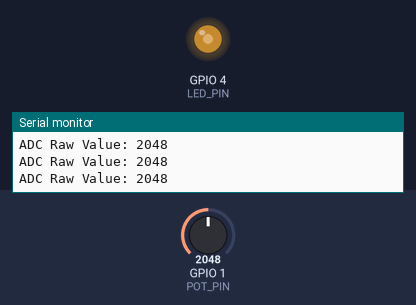
Bench run of a sketch on a simulated ESP32. On the bench: output pins drawn as LEDs (lit = HIGH), the last lines printed to the serial monitor. The inputs (shaded band) are chosen by the test bench; at power-on: GPIO 1 (POT_PIN) = 2048.

Above: at 1.2 s.
1.3 s: GPIO 1 (POT_PIN) set to 2866
At 2.4 s:
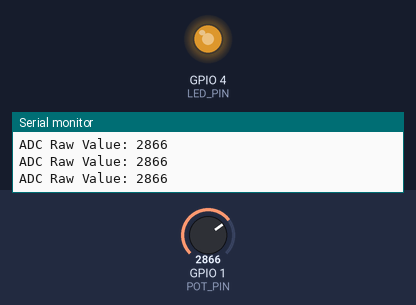
2.8 s: GPIO 1 (POT_PIN) set to 3603
At 3.5 s:
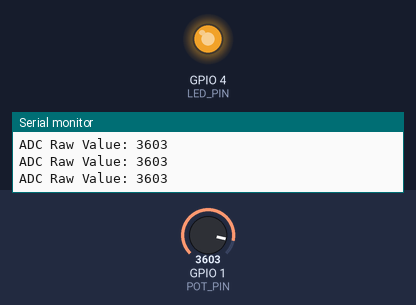
4.3 s: GPIO 1 (POT_PIN) set to 491
At 4.6 s:
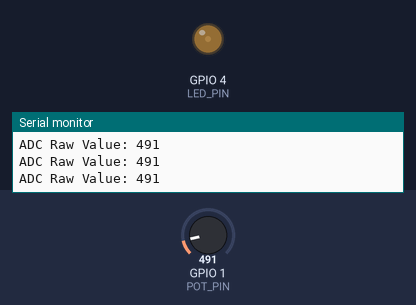
5.8 s: GPIO 1 (POT_PIN) set to 0
At 7.2 s:
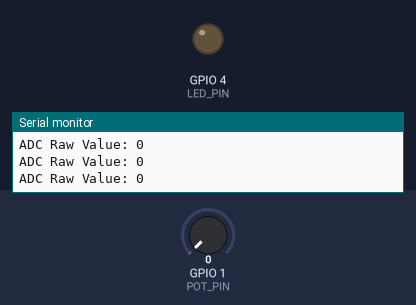
Timing chart, 0 to 8.3 s (numbered marks = the images above; inputs shaded):
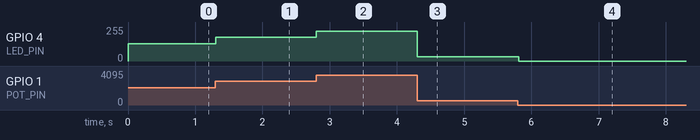

The sketch:

Fading_LED_By_ADC.ino
```cpp
#define LED_PIN  4
#define POT_PIN  1
const int freq = 5000;
const int resolution = 12;
const int ledChannel = 1;

void setup() {
  Serial.begin(115200);
  ledcAttach(LED_PIN, freq, resolution);
}
void loop() {
  int potValue = analogRead(POT_PIN);
  Serial.print("ADC Raw Value: ");
  Serial.println(potValue);
  ledcWrite(LED_PIN, potValue);
  delay(10);
}
```

Measured:
- after the input at 1.3 s, GPIO 4 (LED_PIN): 128/255 → 178/255 at once
- after the input at 2.8 s, GPIO 4 (LED_PIN): 178/255 → 224/255 at once
- after the input at 4.3 s, GPIO 4 (LED_PIN): 224/255 → 31/255 at once
- after the input at 5.8 s, GPIO 4 (LED_PIN): 31/255 → 0/255 at once
